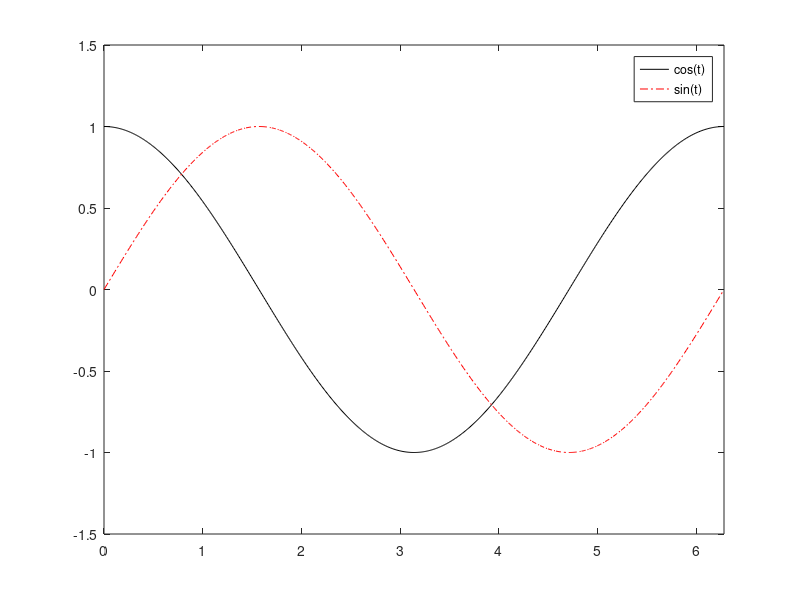

Write MATLAB code to recreate this figure.
t = 0:0.01:(2*pi);
x = cos(t);
y = sin(t);
plot(t,x,'k'); hold on;
plot(t,y,'r-.');
axis([0 2*pi -1.5 1.5])
legend('cos(t)','sin(t)','Location','NorthEast')